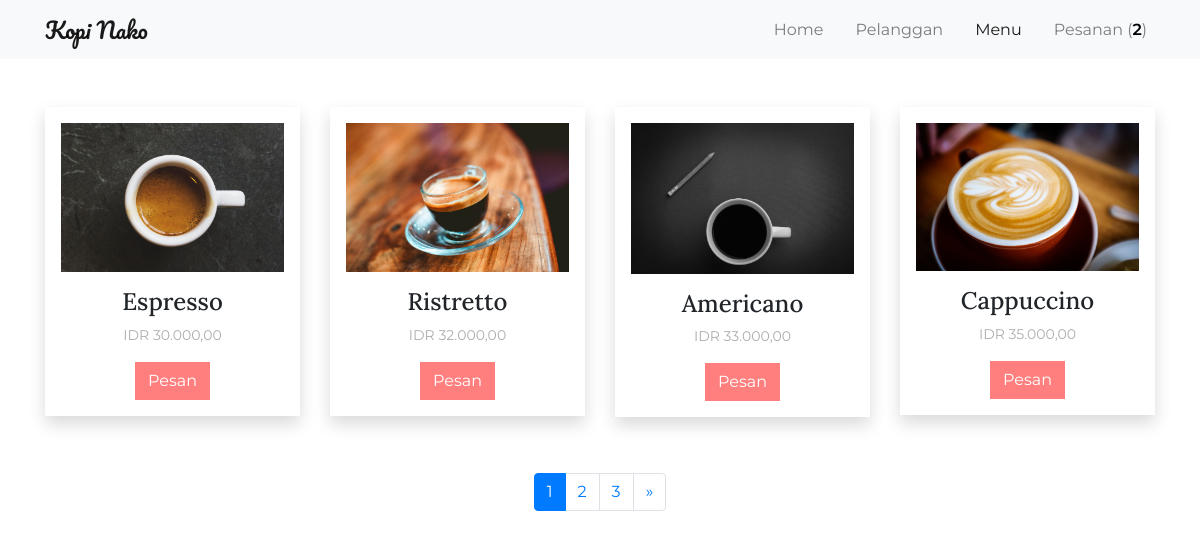
Page /index.php/menu on the committed database.
### tables this page shows
CREATE TABLE `menu` (
  `id` int(11) NOT NULL,
  `kopi` varchar(128) NOT NULL,
  `deskrpsi` varchar(1024) NOT NULL,
  `image` varchar(128) NOT NULL,
  `harga` varchar(128) NOT NULL,
  `date_created` int(11) NOT NULL
);

### index.php (called while the page is built, shortened)
<?php
require_once BASEPATH.'core/CodeIgniter.php';

### application/config/config.php (called while the page is built, shortened)
<?php
$config['base_url'] = 'http://localhost/coffee-order/';
$config['index_page'] = '';
$config['uri_protocol']	= 'REQUEST_URI';
$config['url_suffix'] = '';
$config['language']	= 'english';
$config['charset'] = 'UTF-8';
$config['enable_hooks'] = FALSE;
$config['subclass_prefix'] = 'MY_';
$config['composer_autoload'] = FALSE;
$config['permitted_uri_chars'] = 'a-z 0-9~%.:_\-';
$config['enable_query_strings'] = FALSE;
$config['controller_trigger'] = 'c';
$config['function_trigger'] = 'm';
$config['directory_trigger'] = 'd';
$config['allow_get_array'] = TRUE;
$config['log_threshold'] = 0;
$config['log_path'] = '';
$config['log_file_extension'] = '';
$config['log_file_permissions'] = 0644;
$config['log_date_format'] = 'Y-m-d H:i:s';
$config['error_views_path'] = '';
$config['cache_path'] = '';
$config['cache_query_string'] = FALSE;
$config['encryption_key'] = '';
$config['sess_driver'] = 'files';
$config['sess_cookie_name'] = 'ci_session';
$config['sess_expiration'] = 7200;
$config['sess_save_path'] = NULL;
$config['sess_match_ip'] = FALSE;
$config['sess_time_to_update'] = 300;
$config['sess_regenerate_destroy'] = FALSE;
$config['cookie_prefix']	= '';
$config['cookie_domain']	= '';
$config['cookie_path']		= '/';
$config['cookie_secure']	= FALSE;
$config['cookie_httponly'] 	= FALSE;
$config['standardize_newlines'] = FALSE;
$config['global_xss_filtering'] = FALSE;
$config['csrf_protection'] = FALSE;
$config['csrf_token_name'] = 'csrf_test_name';
$config['csrf_cookie_name'] = 'csrf_cookie_name';
$config['csrf_expire'] = 7200;
$config['csrf_regenerate'] = TRUE;
$config['csrf_exclude_uris'] = array();
$config['compress_output'] = FALSE;
$config['time_reference'] = 'local';
$config['rewrite_short_tags'] = FALSE;
$config['proxy_ips'] = '';

### application/views/menu/index.php (the view)
<div id="menu" class="menu">
	<div class="container">
		<div class="row mt-5">
			<?php foreach ($menu as $m) : ?>
				<div class="col-lg-3">
					<div class="shadow p-3 mb-5 bg-white">
						<img src="<?= base_url('assets/img/menu/') . $m['image']; ?>" class="img-fluid">
						<div class="text-center mt-3">
							<h5><?= $m['kopi']; ?></h5>
							<p>IDR <?= number_format($m['harga'],2,',','.'); ?></p>
							<a href="<?= base_url('menu/pesan/') . $m['id']; ?>" class="btn btn-pesan"">Pesan</a>
						</div>
					</div>
				</div>
			<?php endforeach; ?>
		</div>
		<div class="row justify-content-center mt-2">
			<?= $this->pagination->create_links(); ?>
		</div>
	</div>
</div>

### assets/css/style.css (style rules this page uses)
body { font-family: 'Montserrat'; }
.menu h5 { font-family: 'Lora'; font-size: 24px; }
.menu p { color: #adadad; font-size: 14px; }
a.btn-pesan { color: white; background-color: #FF7F7F; border-radius: 0; }

### rows in the picture
menu: image (picture), kopi "Espresso", harga "30.000,00"
menu: image (picture), kopi "Ristretto", harga "32.000,00"
menu: image (picture), kopi "Americano", harga "33.000,00"
menu: image (picture), kopi "Cappuccino", harga "35.000,00"

### other values in the picture
$notif_pesanan "2"
$this->pagination->create_links() "1 2 3 »"
